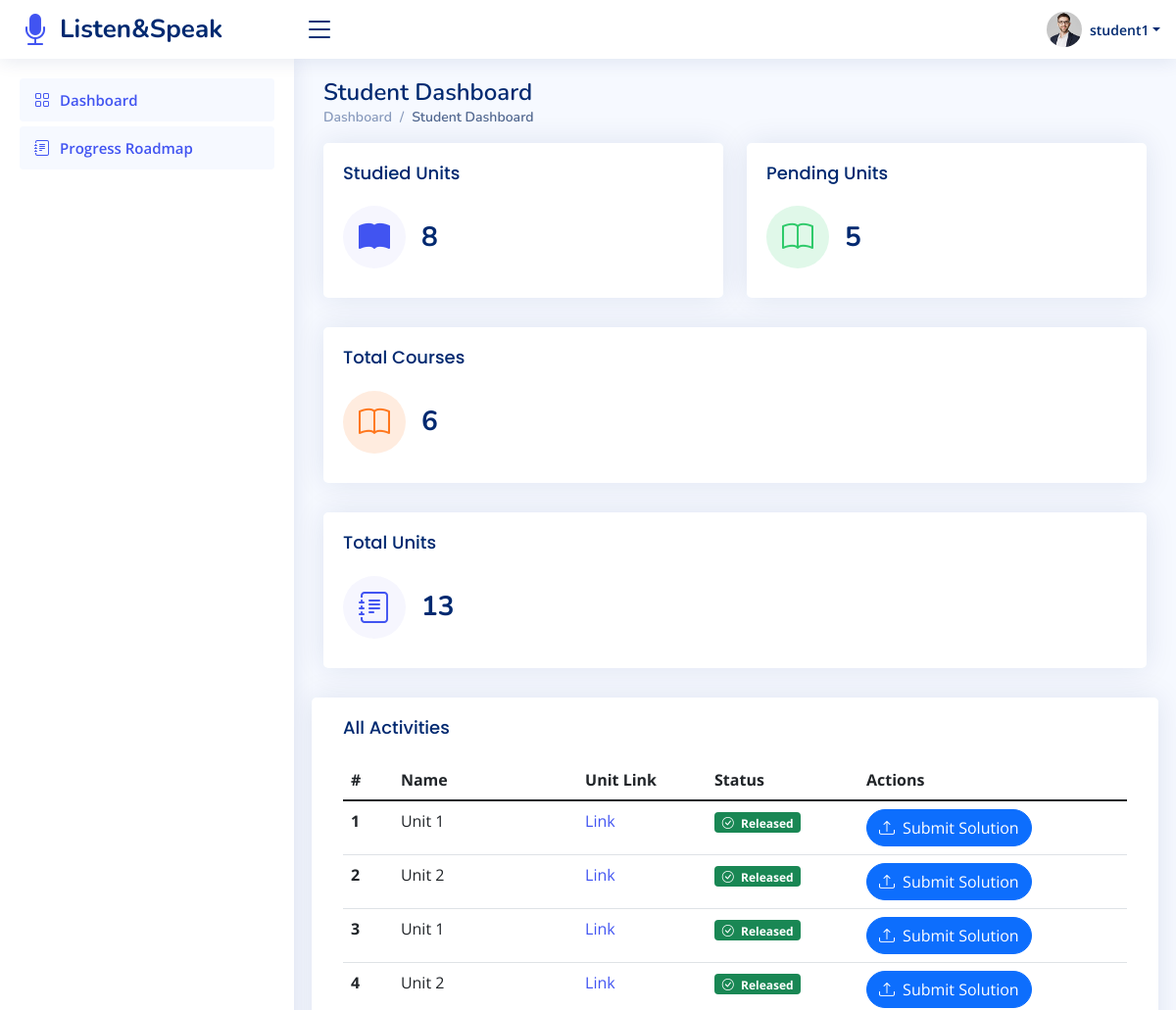
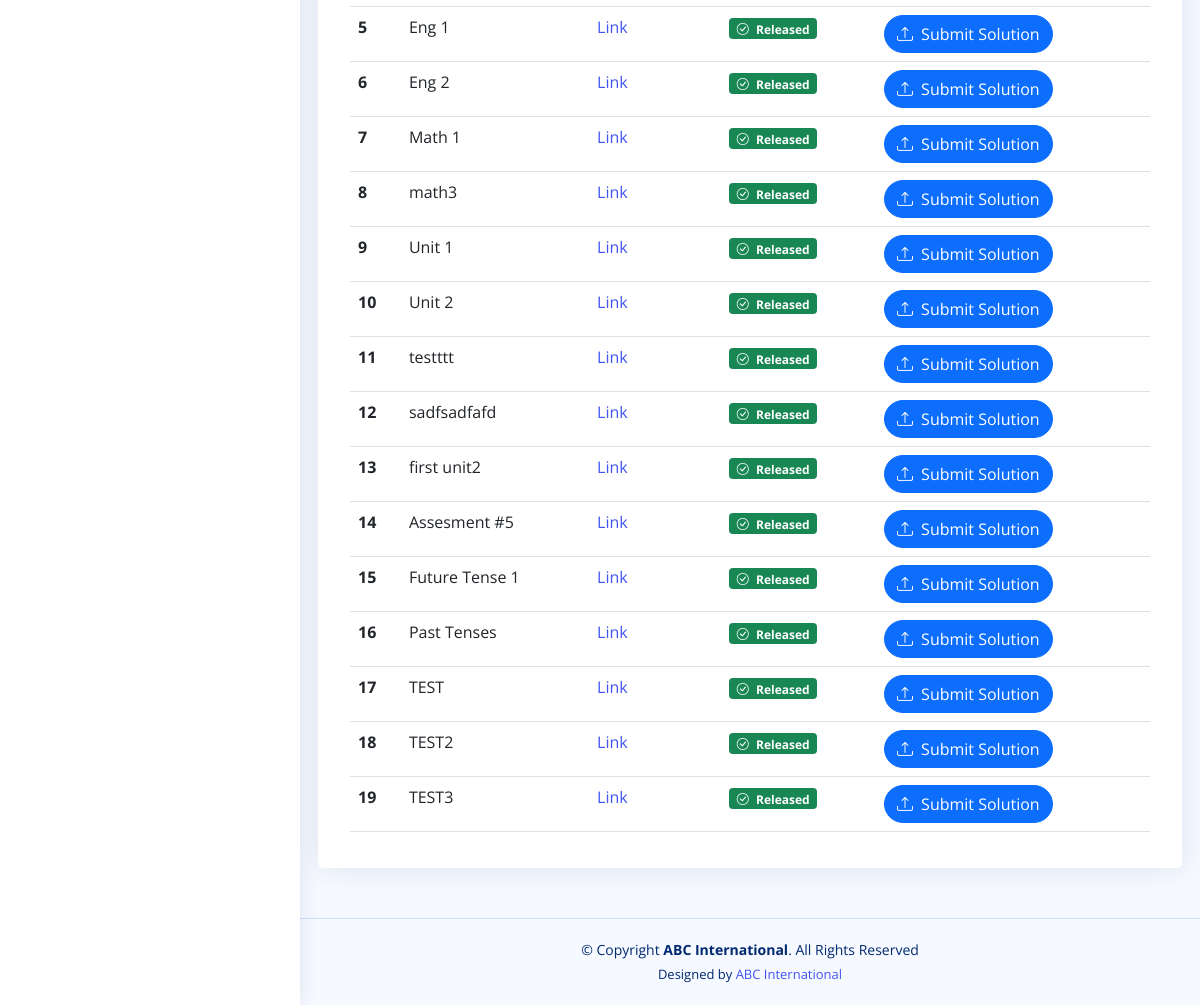
The page /student/dashboard (signed in) on the database its author committed (2 pictures, top to bottom).
### tables this page shows
CREATE TABLE `units` (
  `unit_id` int(11) NOT NULL,
  `unit_name` varchar(255) NOT NULL,
  `subject_id` int(11) DEFAULT NULL,
  `content` text DEFAULT NULL,
  `file` varchar(100) DEFAULT NULL,
  `type` varchar(100) NOT NULL DEFAULT 'Lesson',
  `link` varchar(100) DEFAULT NULL,
  `status` enum('Pass','Fail','Pending') DEFAULT NULL
);

### student/dashboard/index.php (the view, shortened to what this page needs)
<?php
require '../../app/app.php';
function fetchCount($table, $column = null, $data = null): int{
    $s = (isset($column) && isset($data)) ?  "SELECT * FROM $table WHERE $column=$data" : "SELECT * FROM $table";
    $res = mysqli_query($GLOBALS["con"], $s);
    return mysqli_num_rows($res);
}
?>
<!DOCTYPE html>
<html lang="en">
<?php $title = "Student Dashboard"; $path = '../../'; require_once '../../app/head.php'; ?>
<body>
<?php require_once '../../app/top_bar.php'; ?>
<?php require_once '../../app/student_side_bar.php'; ?>
<main id="main" class="main">
    <div class="pagetitle">
        <h1><?= $title ?></h1>
        <nav>
            <ol class="breadcrumb">
                <li class="breadcrumb-item"><a href="./">Dashboard</a></li>
                <li class="breadcrumb-item active"><?= $title ?></li>
            </ol>
        </nav>
    </div>
    <section class="section dashboard">
        <div class="row">
            <div class="col-lg-12">
                <div class="row">
                    <div class="col-xxl-3 col-md-6">
                        <div class="card info-card sales-card">
                            <div class="card-body">
                                <h5 class="card-title">Studied Units</h5>
                                <div class="d-flex align-items-center">
                                    <div class="card-icon rounded-circle d-flex align-items-center justify-content-center">
                                        <i class="bi bi-book-fill"></i>
                                    </div>
                                    <div class="ps-3">
                                        <h6><?=fetchCount('student_units', 'student_id', $_SESSION["id"])?></h6>
                                    </div>
                                </div>
                            </div>
                        </div>
                    </div>
                    <div class="col-xxl-3 col-md-6">
                        <div class="card info-card revenue-card">
                            <div class="card-body">
                                <h5 class="card-title">Pending Units</span></h5>
                                <div class="d-flex align-items-center">
                                    <div class="card-icon rounded-circle d-flex align-items-center justify-content-center">
                                        <i class="bi bi-book"></i>
                                    </div>
                                    <div class="ps-3">
                                        <h6><?=fetchCount('units', 'type', "'Unit'")-fetchCount('student_units', 'student_id', $_SESSION["id"])?></h6>
                                    </div>
                                </div>
                            </div>
                        </div>
                    </div>
                    <div class="col-xxl-3 col-xl-12">
                        <div class="card info-card customers-card">
                            <div class="card-body">
                                <h5 class="card-title">Total Courses</h5>
                                <div class="d-flex align-items-center">
                                    <div class="card-icon rounded-circle d-flex align-items-center justify-content-center">
                                        <i class="bi bi-book"></i>
                                    </div>
                                    <div class="ps-3">
                                        <h6><?=fetchCount('courses')?></h6>
                                    </div>
                                </div>
                            </div>
                        </div>
                    </div>
                    <div class="col-xxl-3 col-xl-12">
                        <div class="card info-card sales-card">
                            <div class="card-body">
                                <h5 class="card-title">Total Units</h5>
                                <div class="d-flex align-items-center">
                                    <div class="card-icon rounded-circle d-flex align-items-center justify-content-center">
                                        <i class="bi bi-journal-text"></i>
                                    </div>
                                    <div class="ps-3">
                                        <h6><?=fetchCount('units', 'type', "'Unit'")?></h6>
                                    </div>
                                </div>
                            </div>
                        </div>
                    </div>
                </div>
            </div>
        </div>
        <div class="row">
            <div class="card">
                <div class="card-body">
                    <h5 class="card-title">All Activities</h5>
                    <table class="table datatable">
                        <thead>
                        <tr>
                            <th scope="col">#</th>
                            <th scope="col">Name</th>
                            <th scope="col">Unit Link</th>
                            <th scope="col">Status</th>
                            <th scope="col">Actions</th>
                        </tr>
                        </thead>
                        <tbody>
                        <?php
                        $qry = "SELECT * FROM units";
                        $res = mysqli_query($con, $qry);
                        if(mysqli_num_rows($res)){
                            $count =1;
                            while ($row = mysqli_fetch_array($res)){
                                ?>
                                <tr>
                                    <th scope="row"><?=$count++?></th>
                                    <td><?=$row["unit_name"]?></td>
                                    <td>
                                        <a target="_blank" href="<?=$row["link"]?>">Link</a>
                                    </td>
                                    <td>
                                        <span class="badge bg-success"><i class="bi bi-check-circle me-1"></i> Released</span>
                                    </td>
                                    <td>
                                        <a href="../submit/index.php?id=<?=$row["unit_id"]?>" class="btn btn-primary rounded-pill">
                                            <i class="bi bi-upload me-1"></i>
                                            Submit Solution
                                        </a>
                                    </td>
                                </tr>
                            <?php }
                        } ?>
                        </tbody>
                    </table>
                </div>
            </div>
        </div>
    </section>
</main>
<?php require_once '../../app/footer.php'; ?>
</body>
</html>

### assets/css/style.css (style rules this page uses)
:root { scroll-behavior: smooth; }
body { font-family: "Open Sans", sans-serif; background: #f6f9ff; color: #444444; }
a { color: #4154f1; text-decoration: none; }
h1, h2, h3, h4, h5, h6 { font-family: "Nunito", sans-serif; }
#main { margin-top: 60px; padding: 20px 30px; transition: all 0.3s; }
.pagetitle { margin-bottom: 10px; }
.pagetitle h1 { font-size: 24px; margin-bottom: 0; font-weight: 600; color: #012970; }
.card { margin-bottom: 30px; border: none; border-radius: 5px; box-shadow: 0px 0 30px rgba(1, 41, 112, 0.1); overflow: hidden; }
.card-title { padding: 20px 0 15px 0; font-size: 18px; font-weight: 500; color: #012970; font-family: "Poppins", sans-serif; }
.card-body { padding: 0 20px 20px 20px; }
.breadcrumb { font-size: 14px; font-family: "Nunito", sans-serif; color: #899bbd; font-weight: 600; }
.breadcrumb a { color: #899bbd; transition: 0.3s; }
.breadcrumb .breadcrumb-item::before { color: #899bbd; }
.breadcrumb .active { color: #51678f; font-weight: 600; }
@media (min-width: 1200px) { #main, #footer { margin-left: 300px; } }
.dashboard .info-card { padding-bottom: 10px; }
.dashboard .info-card h6 { font-size: 28px; color: #012970; font-weight: 700; margin: 0; padding: 0; }
.dashboard .card-icon { font-size: 32px; line-height: 0; width: 64px; height: 64px; flex-shrink: 0; flex-grow: 0; }
.dashboard .sales-card .card-icon { color: #4154f1; background: #f6f6fe; }
.dashboard .revenue-card .card-icon { color: #2eca6a; background: #e0f8e9; }
.dashboard .customers-card .card-icon { color: #ff771d; background: #ffecdf; }

### rows shown on the page
units: unit_name "Unit 1"
units: unit_name "Unit 2"
units: unit_name "Unit 1"
units: unit_name "Unit 2"
units: unit_name "Eng 1"
units: unit_name "Eng 2"
units: unit_name "Math 1"
units: unit_name "math3"
units: unit_name "Unit 1"
units: unit_name "Unit 2"
units: unit_name "testttt"
units: unit_name "sadfsadfafd"
units: unit_name "first unit2"
units: unit_name "Assesment #5"
units: unit_name "Future Tense 1"
units: unit_name "Past Tenses"
units: unit_name "TEST"
units: unit_name "TEST2"
units: unit_name "TEST3"

### other values the page prints
$_SESSION["fullName"] "student1"
$title "Student Dashboard"
fetchCount('student_units', 'student_id', $_SESSION["id"]) "8"
fetchCount('courses') "6"
fetchCount('units', 'type', "'Unit'") "13"
